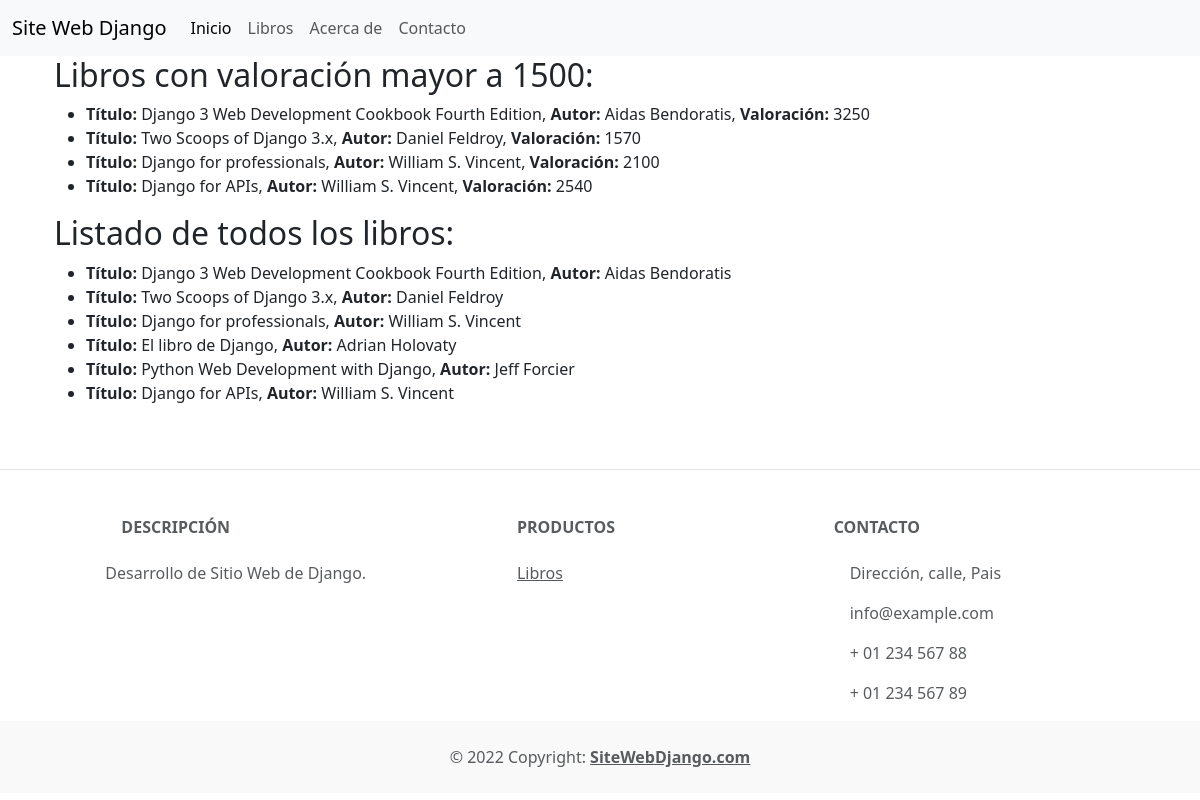
The app's page /listbook/ with its own data.
### books/models.py (models this page shows, shortened)
class Libro(models.Model):
    titulo = models.CharField(max_length=100)
    autor = models.CharField(max_length=100)
    valoracion = models.IntegerField()

### books/views.py (the view)
# urls.py: path('listbook/', BookListView.as_view(), name='listbook'),
class BookListView(TemplateView):
    template_name = 'book_list.html'
    def get_context_data(self, **kwargs):
        context = super().get_context_data(**kwargs)
        books = Libro.objects.all()
        high_rated_books = Libro.objects.filter(valoracion__gt=1500)
        context['books'] = books
        context['high_rated_books'] = high_rated_books
        return context

### templates/book_list.html
{% extends 'layout.html' %}
{% load bootstrap5 %}
{% block content %}
<div class="container">
  <h2>Libros con valoración mayor a 1500:</h2>
  <ul>
    {% for book in high_rated_books %}
    <li>
      <strong>Título:</strong> {{ book.titulo }},
      <strong>Autor:</strong> {{ book.autor }},
      <strong>Valoración:</strong> {{ book.valoracion }}
    </li>
    {% empty %}
    <li>No hay libros con valoración mayor a 1500.</li>
    {% endfor %}
  </ul>
  <h2>Listado de todos los libros:</h2>
  <ul>
    {% for book in books %}
    <li>
      <strong>Título:</strong> {{ book.titulo }},
      <strong>Autor:</strong> {{ book.autor }}
    </li>
    {% empty %}
    <li>No hay libros disponibles.</li>
    {% endfor %}
  </ul>
</div>
{% endblock %}

### templates/layout.html (shortened to what this page needs)
{% extends 'base.html' %}

### templates/base.html (shortened to what this page needs)
<!DOCTYPE html>
<html lang="es">
<head>
    {% load bootstrap5 %}
    {% bootstrap_css %}
</head>
<body>
    {% include 'navbar.html' %}
    <div class="container">
        {% block content %}
        {% endblock %}
    </div>
    {% include 'footer.html' %}
</body>
</html>

### templates/navbar.html (shortened to what this page needs)
<nav class="navbar navbar-expand-lg bg-body-tertiary">
    <div class="container-fluid">
        <a class="navbar-brand" href="#">Site Web Django</a>
        <div class="collapse navbar-collapse" id="navbarSupportedContent">
            <ul class="navbar-nav me-auto mb-2 mb-lg-0">
                <li class="nav-item">
                    <a class="nav-link active" aria-current="page" href="/">Inicio</a>
                </li>
                <li class="nav-item">
                    <a class="nav-link" href="{% url 'listbook' %}">Libros</a>
                </li>
                <li class="nav-item">
                    <a class="nav-link" href="#">Acerca de</a>
                </li>
                <li class="nav-item">
                    <a class="nav-link" href="#">Contacto</a>
                </li>
            </ul>
        </div>
    </div>
</nav>

### templates/footer.html (shortened to what this page needs)
<footer class="text-center text-lg-start bg-white text-muted ">
    <section class="d-flex justify-content-center justify-content-lg-between p-4 border-bottom">
    </section>
    <section class="">
        <div class="container text-center text-md-start mt-5">
            <div class="row mt-3">
                <div class="col-md-3 col-lg-4 col-xl-3 mx-auto mb-4">
                    <h6 class="text-uppercase fw-bold mb-4">
                        Descripción
                    </h6>
                    <p>
                        Desarrollo de Sitio Web de Django.
                    </p>
                </div>
                <div class="col-md-2 col-lg-2 col-xl-2 mx-auto mb-4">
                    <h6 class="text-uppercase fw-bold mb-4">
                        Productos
                    </h6>
                    <p>
                        <a href="{% url 'listbook' %}" class="text-reset">Libros</a>
                    </p>
                </div>
                <div class="col-md-4 col-lg-3 col-xl-3 mx-auto mb-md-0 mb-4">
                    <h6 class="text-uppercase fw-bold mb-4">Contacto</h6>
                    <p> Dirección,
                        calle, Pais</p>
                    <p>
                        info@example.com
                    </p>
                    <p> + 01 234 567
                        88</p>
                    <p> + 01 234 567
                        89</p>
                </div>
            </div>
        </div>
    </section>
    <div class="text-center p-4" style="background-color: rgba(0, 0, 0,
   0.025);">
        © 2022 Copyright:
        <a class="text-reset fw-bold" href="http://localhost:8000">SiteWebDjango.com</a>
    </div>
</footer>

### records on screen
Libro: titulo "Django 3 Web Development Cookbook Fourth Edition", autor "Aidas Bendoratis", valoracion "3250"
Libro: titulo "Two Scoops of Django 3.x", autor "Daniel Feldroy", valoracion "1570"
Libro: titulo "Django for professionals", autor "William S. Vincent", valoracion "2100"
Libro: titulo "Django for APIs", autor "William S. Vincent", valoracion "2540"
Libro: titulo "El libro de Django", autor "Adrian Holovaty"
Libro: titulo "Python Web Development with Django", autor "Jeff Forcier"
